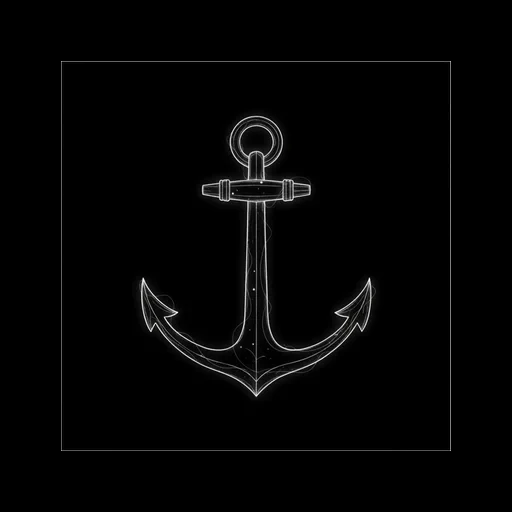
#> input picture apps/solara/assets/constellation-art/anchor.webp, 512 x 512 px, found by its file name; its folder holds 4 pictures in this run
$ python check_black_level.py
#> lines starting #> are read from the running program, lines starting #| are printed output that depends on the picture
"""
各画像の「黒背景」の実際の輝度を調べる。
- min value (最暗ピクセル)
- 最頻値 (mode) と bottom 10%/25%/50% percentile
- 背景領域の中央値
"""
import os
import numpy as np
from PIL import Image

folder = "E:/AppCreate/apps/solara/assets/constellation-art/"

print(f"{'file':<20} {'min':>4} {'p10':>4} {'p25':>4} {'p50':>4} {'mode':>4}")
for f in sorted(os.listdir(folder)):
    if not f.endswith('.webp'):
        continue
    img = np.array(Image.open(os.path.join(folder, f)).convert('RGB'))
#> img is the input picture: shape (512, 512, 3); mean R, G, B 3.9, 3.9, 3.9
    luma = (img[:,:,0]*0.299 + img[:,:,1]*0.587 + img[:,:,2]*0.114).astype(np.int32)
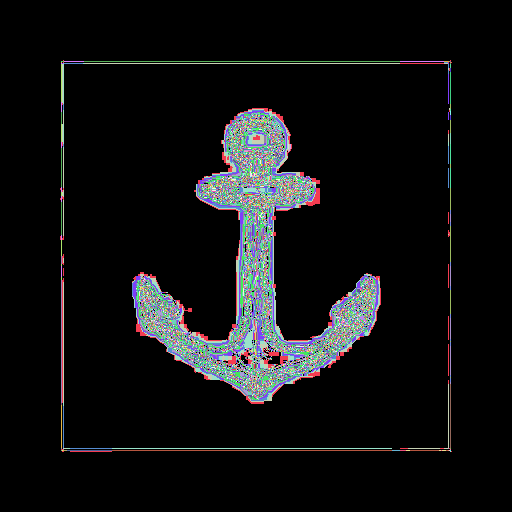
#> luma: shape (512, 512) int32; 226 distinct labels, from 0 to 255; one colour per label, 0 black
    flat = luma.flatten()
    vmin = flat.min()
#> vmin = 0
    p10 = int(np.percentile(flat, 10))
#> p10 = 0
    p25 = int(np.percentile(flat, 25))
#> p25 = 0
    p50 = int(np.percentile(flat, 50))
#> p50 = 0
    # mode: 最頻値
    vals, counts = np.unique(flat, return_counts=True)
#> vals = 226 values from 0 to 255; counts = 226 values, max 233910 at index 0, min 1 at index 79, mean 1159.9
    mode = int(vals[counts.argmax()])
#> mode = 0
    print(f"{f:<20} {vmin:>4} {p10:>4} {p25:>4} {p50:>4} {mode:>4}")
#| anchor.webp             0    0    0    0    0
#> pass 2 of the loop `for f in sorted(os.listdir(folder)):`:
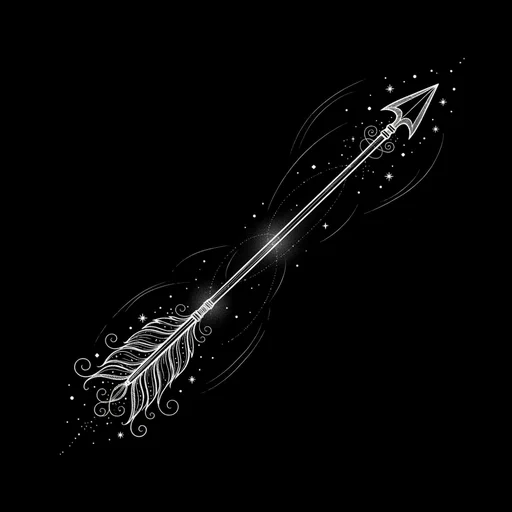
#> input picture apps/solara/assets/constellation-art/arrow.webp, 512 x 512 px, found by its file name
#> img is the input picture: shape (512, 512, 3); mean R, G, B 5.4, 5.4, 5.4
#> `luma = (img[:,:,0]*0.299 + img[:,:,1]*0.587 + img[:,:,2]*0.114).astype..`:
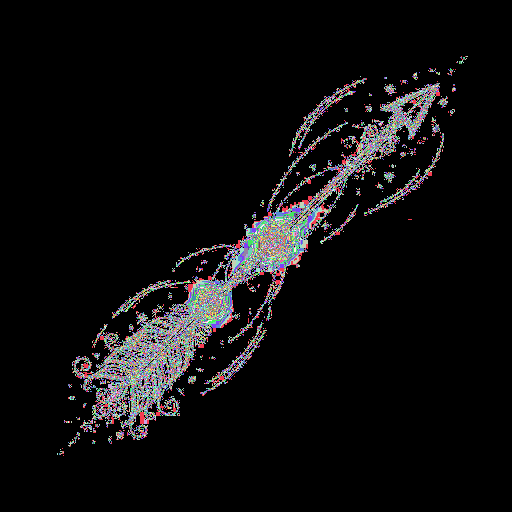
#> luma: shape (512, 512) int32; 247 distinct labels, from 0 to 255; one colour per label, 0 black
#> vals = 247 values from 0 to 255; counts = 247 values, max 238839 at index 0, min 1 at index 32, mean 1061.3
#| arrow.webp              0    0    0    0    0
#> pass 3 of the loop `for f in sorted(os.listdir(folder)):`:
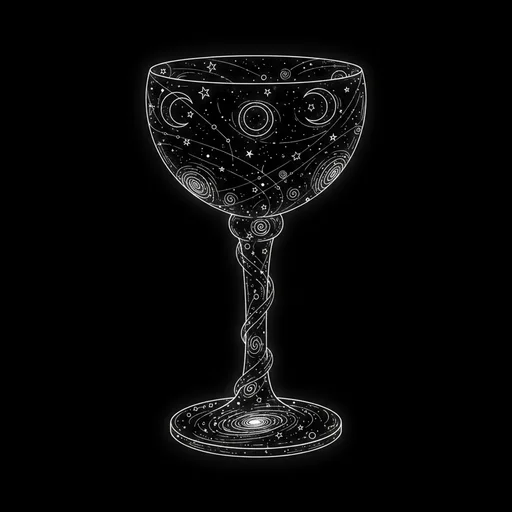
#> input picture apps/solara/assets/constellation-art/chalice.webp, 512 x 512 px, found by its file name
#> img is the input picture: shape (512, 512, 3); mean R, G, B 7.7, 7.7, 7.7
#> `luma = (img[:,:,0]*0.299 + img[:,:,1]*0.587 + img[:,:,2]*0.114).astype..`:
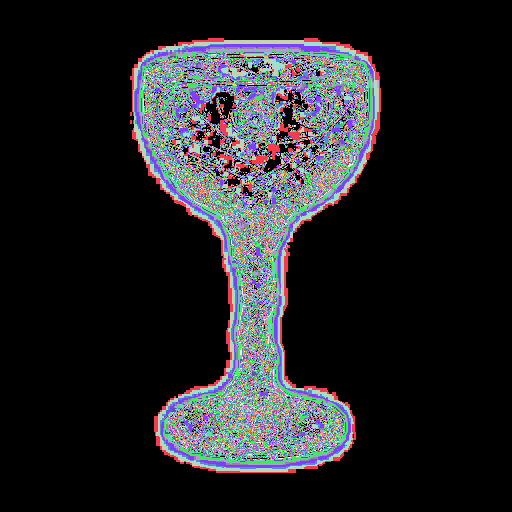
#> luma: shape (512, 512) int32; 240 distinct labels, from 0 to 255; one colour per label, 0 black
#> vals = 240 values from 0 to 255; counts = 240 values, max 202727 at index 0, min 1 at index 203, mean 1092.3
#| chalice.webp            0    0    0    0    0
#> the loop made 4 passes; the first 3 are shown
